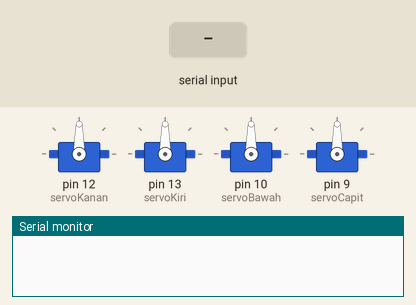
A sketch run on a simulated Arduino Uno, built with avr-gcc and run on an emulated ATmega328P. Shown: 4 × servo, the last lines printed to the serial monitor. The test bench sets the inputs (shaded band).

Above: at 2.2 s.
2.3 s: "90,45\n" received over Serial
At 3.7 s:
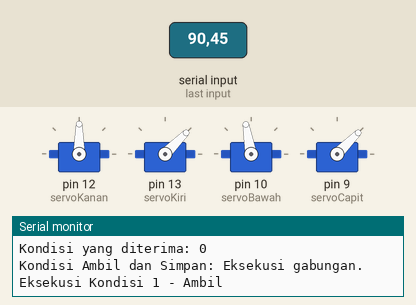
At 7.6 s:
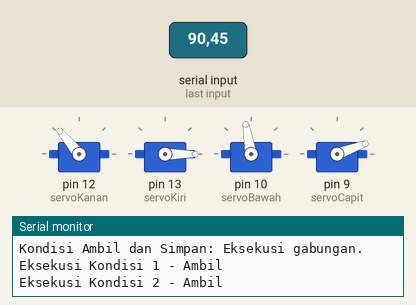
Timing chart, 0 to 22.4 s (numbered marks = the images above; inputs shaded):
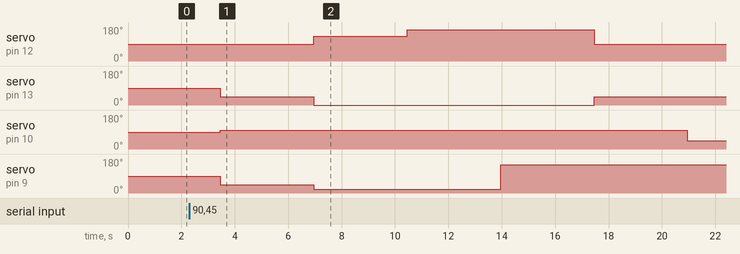

The sketch:

robot_arm.ino
```cpp
#include <Servo.h>

// Definisi servo
Servo servoKanan;  // Servo kanan
Servo servoKiri;   // Servo kiri
Servo servoBawah;  // Servo bawah
Servo servoCapit;  // Servo capit

void setup() {
  Serial.begin(9600); // Inisialisasi komunikasi serial
  servoKanan.attach(12); // Pin servo kanan
  servoKiri.attach(13);  // Pin servo kiri
  servoBawah.attach(10); // Pin servo bawah
  servoCapit.attach(9);  // Pin servo capit

  // Inisialisasi posisi servo ke 90 derajat
  servoKanan.write(90);
  servoKiri.write(90);
  servoBawah.write(90);
  servoCapit.write(90);
  delay(1000); // Tunggu 1 detik untuk memastikan servo bergerak
}

void loop() {
  if (Serial.available() > 0) {
    int kondisi = Serial.parseInt(); // Membaca input angka kondisi dari serial
    Serial.print("Kondisi yang diterima: ");
    Serial.println(kondisi);  // Debug: Tampilkan kondisi yang diterima

    if (kondisi == 0) {
      Serial.println("Kondisi Ambil dan Simpan: Eksekusi gabungan.");
      kondisiGabungan();
    } else {
      Serial.println("Input tidak valid, masukkan angka 0 untuk Ambil dan Simpan.");
    }
  }
}

// Fungsi untuk menjalankan kondisi Ambil dan Simpan dalam satu langkah
void kondisiGabungan() {
  Serial.println("Eksekusi Kondisi 1 - Ambil");
  moveServo(90, 45, 100, 45);
  delay(3000);

  Serial.println("Eksekusi Kondisi 2 - Ambil");
  moveServo(130, 0, 100, 20);
  delay(3000);

  Serial.println("Eksekusi Kondisi 3 - Ambil");
  moveServo(165, 0, 100, 20);
  delay(3000);

  Serial.println("Eksekusi Kondisi 4 - Ambil");
  moveServo(165, 0, 100, 150);
  delay(3000);

  Serial.println("Eksekusi Kondisi 5 - Simpan");
  moveServo(90, 45, 100, 150);
  delay(3000);

  Serial.println("Eksekusi Kondisi 6 - Simpan");
  moveServo(90, 45, 45, 150);
  delay(3000);

  Serial.println("Eksekusi Kondisi 7 - Simpan");
  moveServo(135, 20, 45, 150);
  delay(3000);

  Serial.println("Eksekusi Kondisi 8 - Simpan");
  moveServo(135, 20, 45, 90);
  delay(3000);
}

// Fungsi untuk menggerakkan servo ke posisi tertentu
void moveServo(int angleKanan, int angleKiri, int angleBawah, int angleCapit) {
  servoKanan.write(angleKanan); // Gerakkan servo kanan
  servoKiri.write(angleKiri); // Gerakkan servo kiri
  servoBawah.write(angleBawah); // Gerakkan servo bawah
  servoCapit.write(angleCapit); // Gerakkan servo capit
  delay(500); // Tunggu hingga servo selesai bergerak
}
```

Measured:
- after the input at 2.3 s, servo on pin 12 (servoKanan): 90° → 130° after 4.7 s, → 165° 3.5 s later, → 90° 7.0 s later; servo on pin 13 (servoKiri): 90° → 45° after 1.2 s, → 0° 3.5 s later, → 45° 10.5 s later
